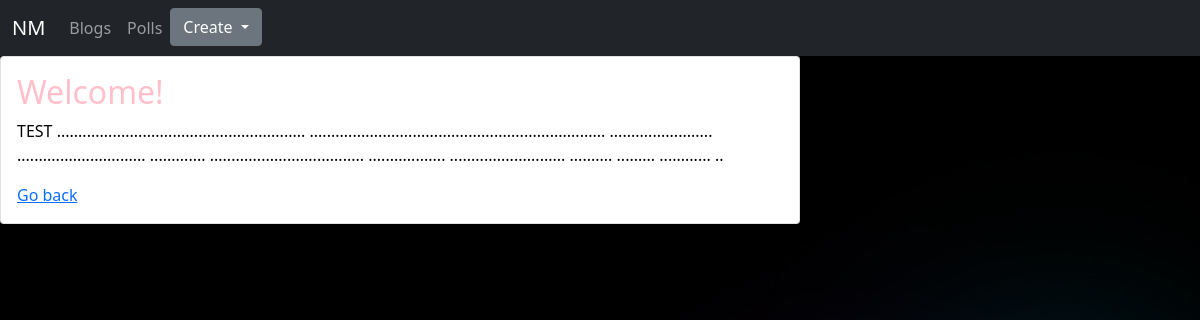
Page /blog/3/ on the committed database.
### blog/models.py (models this page shows, shortened)
class Post(models.Model):
    title = models.CharField(max_length=200)
    author = models.ForeignKey('auth.User', on_delete=models.CASCADE)
    body = models.TextField()

### blog/views.py (the view)
# urls.py: path('<int:pk>/', BlogDetailView.as_view(), name='post_detail'),
class BlogDetailView(DetailView):
    model = Post
    template_name = 'blog/post_detail.html'

### blog/templates/blog/post_detail.html (shortened to what this page needs)
{% extends 'blog/main.html' %}
  {% load static %}
{% block content %}
  <div class="post-detail-entry">
    <div class="card" style="width: 50rem;">
  <div class="card-body">
    <h2 class="card-title">{{ post.title }}</h2>
    <p class="card-text">{{ post.body }}</p>
    <a href="{% url 'blog:blog_home' %}" class="card-link">Go back</a>
  </div>
</div>
  </div>
{% endblock content %}

### static/css/style.css (style rules this page uses)
.card { margin-right: auto; margin-bottom: auto; }
body { background-image: url(logoNM.jpg); background-color: rgba(0, 0, 0, 1); }
.post-detail-entry h2 { color: pink; }
.post-detail-entry p { color: black; }

### rows in the picture
Post: title "Welcome!", body "TEST .......................................................... ..................................................................... ........................ .............................. ............. .................................... .................. ........................... .......... ......... ............ .."
